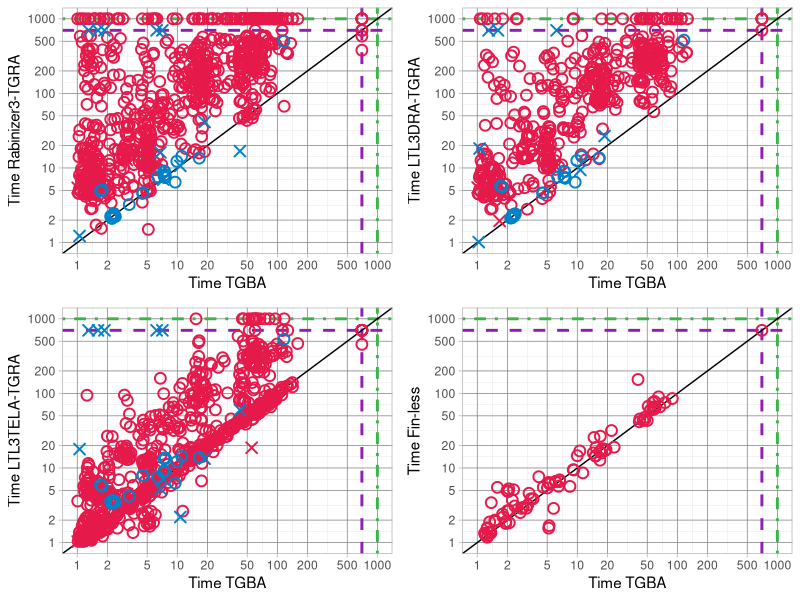
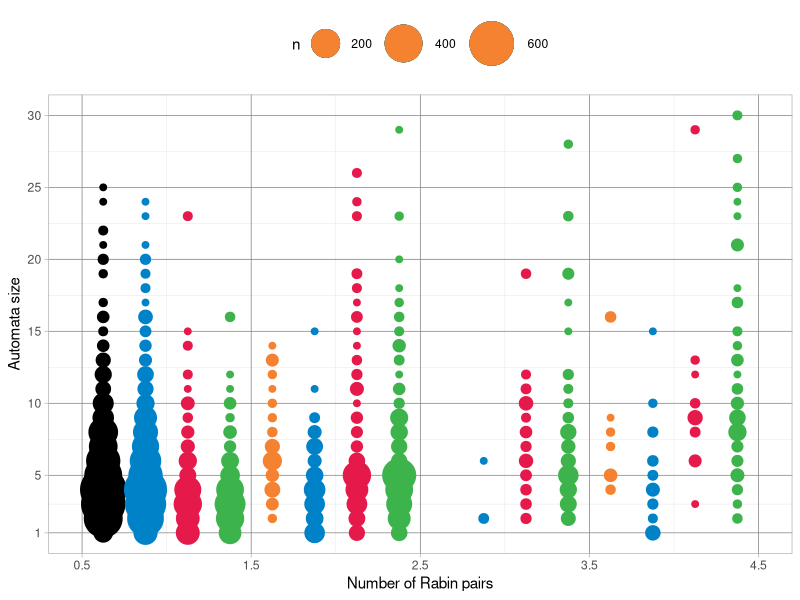
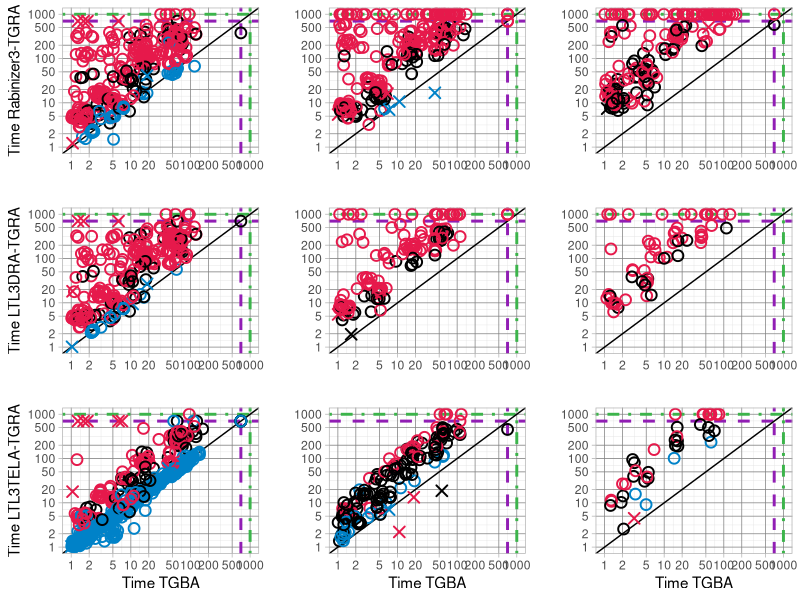

Generate these figures, in order, with R:

###########
# Imports #
###########

library(plyr)
library(ggplot2)
library(reshape2)

#######################
# Auxiliary functions #
#######################

geom_mean = function(x, na.rm=TRUE){
  exp(sum(log(x[x > 0]), na.rm=na.rm) / length(x))
}

# Multiple plot function
#
# ggplot objects can be passed in ..., or to plotlist (as a list of ggplot objects)
# - cols:   Number of columns in layout
# - layout: A matrix specifying the layout. If present, 'cols' is ignored.
#
# If the layout is something like matrix(c(1,2,3,3), nrow=2, byrow=TRUE),
# then plot 1 will go in the upper left, 2 will go in the upper right, and
# 3 will go all the way across the bottom.
#
multiplot <- function(..., plotlist=NULL, file, cols=1, layout=NULL) {
  library(grid)
  
  # Make a list from the ... arguments and plotlist
  plots <- c(list(...), plotlist)
  
  numPlots = length(plots)
  
  # If layout is NULL, then use 'cols' to determine layout
  if (is.null(layout)) {
    # Make the panel
    # ncol: Number of columns of plots
    # nrow: Number of rows needed, calculated from # of cols
    layout <- matrix(seq(1, cols * ceiling(numPlots/cols)),
                     ncol = cols, nrow = ceiling(numPlots/cols))
  }
  
  if (numPlots==1) {
    print(plots[[1]])
    
  } else {
    # Set up the page
    grid.newpage()
    pushViewport(viewport(layout = grid.layout(nrow(layout), ncol(layout))))
    
    # Make each plot, in the correct location
    for (i in 1:numPlots) {
      # Get the i,j matrix positions of the regions that contain this subplot
      matchidx <- as.data.frame(which(layout == i, arr.ind = TRUE))
      
      print(plots[[i]], vp = viewport(layout.pos.row = matchidx$row,
                                      layout.pos.col = matchidx$col))
    }
  }
}


# distinct colors (https://sashat.me/2017/01/11/list-of-20-simple-distinct-colors/)
RED    = rgb(230/255,  25/255,  75/255, 1)
BLUE   = rgb(  0/255, 130/255, 200/255, 1)
GREEN  = rgb( 60/255, 180/255,  75/255, 1)
ORANGE = rgb(245/255, 130/255,  48/255, 1)
PURPLE = rgb(145/255,  30/255, 180/255, 1)
YELLOW = rgb(255/255, 255/255,  25/255, 1)
CYAN   = rgb( 70/255, 240/255, 240/255, 1)
MAGENTA= rgb(240/255,  50/255, 230/255, 1)
LIME   = rgb(210/255, 245/255,  60/255, 1)
TEAL   = rgb(  0/255, 128/255, 128/255, 1)
GREY   = rgb(128/255, 128/255, 128/255, 1)
GRAY   = rgb(128/255, 128/255, 128/255, 1)
WHITE  = rgb(255/255, 255/255, 255/255, 1)
BLACK  = rgb(  0/255,   0/255,   0/255, 1)

COLORS = c(RED,BLUE,GREEN,ORANGE,PURPLE,GREY,BLACK,YELLOW,CYAN,MAGENTA,LIME,TEAL)

###############
# Import data #
###############

results = read.csv("results-combined.csv")
# results are already filtered, summarized, and combined 

##################
# Plot functions #
##################

f_scatterplot_time = function(d,time_x,time_y,ltl,xlab,ylab){
  p = ggplot(data=d, aes(x=time_x, y=time_y)) +
    geom_vline(xintercept=700,  color=PURPLE, linetype="dashed", size=1) + 
    geom_vline(xintercept=1000, color=GREEN,  linetype="dotdash",size=1) + 
    geom_hline(yintercept=700,  color=PURPLE, linetype="dashed", size=1) + 
    geom_hline(yintercept=1000, color=GREEN,  linetype="dotdash",size=1) +
    geom_abline(slope=1, color=BLACK, size=.5) +
    geom_point(shape=ifelse(ltl<=-1,1,4), 
               color=ifelse(ltl<=-1,ifelse(d$origin=="mcc",BLUE,RED),
                                    ifelse(d$origin=="mcc",BLUE,RED)), stroke=1, size=3) +
    labs(x=xlab, y=ylab) +
    theme_light() + 
    theme(panel.grid.major = element_line(colour = GREY), legend.position="none") +
    scale_y_log10(limits=c(1,1000),breaks=c(1,2,5,10,20,50,100,200,500,1000)) +
    scale_x_log10(limits=c(1,1000),breaks=c(1,2,5,10,20,50,100,200,500,1000))
  return(p)
}

timescatter = function(){
drab=subset(results, tgba_ufscc_time >= 1 & rabinizer3_favoid_time >= 1)
rab=f_scatterplot_time(drab,drab$tgba_ufscc_time,drab$rabinizer3_favoid_time,drab$tgba_ufscc_ltl,"Time TGBA","Time Rabinizer3-TGRA")

dtela=subset(results, tgba_ufscc_time >= 1 & ltl3tela_favoid_time >= 1)
tela=f_scatterplot_time(dtela,dtela$tgba_ufscc_time,dtela$ltl3tela_favoid_time,dtela$tgba_ufscc_ltl,"Time TGBA","Time LTL3TELA-TGRA")

ddra=subset(results, tgba_ufscc_time >= 1 & ltl3dra_favoid_time >= 1)
dra=f_scatterplot_time(ddra,ddra$tgba_ufscc_time,ddra$ltl3dra_favoid_time,ddra$tgba_ufscc_ltl,"Time TGBA","Time LTL3DRA-TGRA")

#dfinf=subset(results, tgba_ufscc_time >= 1 & finless_favoid_time >= 1)
#finf=f_scatterplot_time(dfinf,dfinf$tgba_ufscc_time,dfinf$finless_favoid_time,dfinf$tgba_ufscc_ltl,"Time TGBA","Time Fin-Less (F-avoid)")

dfint=subset(results, tgba_ufscc_time >= 1 & finless_ufscc_time >= 1)
fint=f_scatterplot_time(dfint,dfint$tgba_ufscc_time,dfint$finless_ufscc_time,dfint$tgba_ufscc_ltl,"Time TGBA","Time Fin-less")

#dfintf=subset(results, finless_favoid_time >= 1 & finless_ufscc_time >= 1)
#fintf=f_scatterplot_time(dfintf,dfintf$finless_favoid_time,dfintf$finless_ufscc_time,dfintf$finless_favoid_ltl,"Time Fin-Less (F-avoid)","Time Fin-Less (UFSCC)")

multiplot(rab, tela, dra, fint, cols=2)
}

timescatter()


f_scatterplot_time = function(d,time_x,time_y,ltl,xlab,ylab){
  p = ggplot(data=d, aes(x=time_x, y=time_y)) +
    geom_vline(xintercept=700,  color=PURPLE, linetype="dashed", size=1) + 
    geom_vline(xintercept=1000, color=RED,  linetype="dotdash",size=1) + 
    geom_hline(yintercept=700,  color=PURPLE, linetype="dashed", size=1) + 
    geom_hline(yintercept=1000, color=RED,  linetype="dotdash",size=1) +
    geom_abline(slope=1, color=BLACK, size=.5) +
    geom_point(shape=ifelse(ltl<=-1,1,4), 
               color=ifelse(ltl<=-1,ifelse(d$origin=="mcc",BLUE,GREEN),
                            ifelse(d$origin=="mcc",BLUE,GREEN)), stroke=1, size=3) +
    labs(x=xlab, y=ylab) +
    theme_light() + 
    theme(panel.grid.major = element_line(colour = GREY), legend.position="none") +
    scale_y_log10(limits=c(1,1000),breaks=c(1,2,5,10,20,50,100,200,500,1000)) +
    scale_x_log10(limits=c(1,1000),breaks=c(1,2,5,10,20,50,100,200,500,1000))
  return(p)
}

leg = function(){
options(scipen=5)
pdf("legend.pdf", width=16, height=4)
plot.new()
legend(x = "top",inset = 0,
       pch=c(4,1,4,1,-1,-1,-1), 
       col=c(GREEN,GREEN,BLUE,GREEN,PURPLE,GREEN,BLACK), 
       c("Counterexample", "No counterexample", "MCC", "TACAS", "Memory limit", "Time limit", "x = y"), 
       bty="0",
       lwd=c(1.5,1.5,1.5,1.5,2.5,2.5,2.5),
       lty=c(0,0,0,0,5,6,1),
       bg=WHITE,
       horiz=TRUE)
dev.off()
}



rabinaut = function(){
allres=subset(results, #origin=="mcc" & 
                #tgba_ufscc_ltl=="-1" &
                #finless_ufscc_errmsg=="OK" &
                #ltl3tela_favoid_errmsg=="OK" &
                #ltl3dra_favoid_errmsg=="OK" &
                #rabinizer3_favoid_errmsg=="OK" &
                tgba_ufscc_errmsg=="OK")
#allres2 = allres[order(allres$tgba_ufscc_autsize,allres$model),]
ggplot(data=allres) +
#  geom_abline(slope=1, color=BLACK, size=.5) +
  geom_count(aes(x=tgba_ufscc_rabinpairs, y=tgba_ufscc_autsize),color=BLACK, position = position_nudge(x = -0.375)) + 
  geom_count(aes(x=ltl3tela_favoid_rabinpairs, y=ltl3tela_favoid_autsize),
             color=BLUE, position = position_nudge(x = -0.125)) +
  geom_count(aes(x=ltl3dra_favoid_rabinpairs, y=ltl3dra_favoid_autsize), 
             color=RED, position = position_nudge(x = 0.125)) +
  geom_count(aes(x=rabinizer3_favoid_rabinpairs, y=rabinizer3_favoid_autsize), 
             color=GREEN, position = position_nudge(x = 0.375)) +
  geom_count(aes(x=finless_ufscc_rabinpairs, y=finless_ufscc_autsize), 
             color=ORANGE, position = position_nudge(x = -0.375)) +
  scale_size(range=c(2,15)) +
  #geom_jitter(color= ifelse(allres$ltl3tela_favoid_ustates <  allres$tgba_ufscc_ustates,GREEN,
  #                   ifelse(allres$ltl3tela_favoid_ustates == allres$tgba_ufscc_ustates,BLACK,RED))) +
  labs(x="Number of Rabin pairs", y="Automata size") +
  theme_light() + 
  theme(panel.grid.major = element_line(colour = GREY), legend.position="top") +
  scale_x_continuous(limits=c(0.5,4.5),breaks=c(0.5,1.5,2.5,3.5,4.5)) +
  scale_y_continuous(limits=c(1,30),breaks=c(1,5,10,15,20,25,30))
}
# dtela=subset(results, tgba_ufscc_time >= 1 & ltl3tela_favoid_time >= 1 & ltl3tela_favoid_rabinpairs == 1)
# f_scatterplot_time(dtela,dtela$tgba_ufscc_time,dtela$ltl3tela_favoid_time,dtela$tgba_ufscc_ltl,"Time TGBA","Time LTL3TELA-TGRA (1 pair)")
# 
# dtela=subset(results, tgba_ufscc_time >= 1 & ltl3tela_favoid_time >= 1 & ltl3tela_favoid_rabinpairs > 1)
# f_scatterplot_time(dtela,dtela$tgba_ufscc_time,dtela$ltl3tela_favoid_time,dtela$tgba_ufscc_ltl,"Time TGBA","Time LTL3TELA-TGRA (1 pair)")
# 

rabinaut()

















f_scatterplot_time = function(d,time_x,time_y,ltl,col,xlab,ylab){
  p = ggplot(data=d, aes(x=time_x, y=time_y)) +
    geom_vline(xintercept=700,  color=PURPLE, linetype="dashed", size=1) + 
    geom_vline(xintercept=1000, color=GREEN,  linetype="dotdash",size=1) + 
    geom_hline(yintercept=700,  color=PURPLE, linetype="dashed", size=1) + 
    geom_hline(yintercept=1000, color=GREEN,  linetype="dotdash",size=1) +
    geom_abline(slope=1, color=BLACK, size=.5) +
    geom_point(shape=ifelse(ltl<=-1,1,4), 
               color=ifelse(col<=0.1,BLUE,ifelse(col>=0.9,RED,BLACK)), stroke=1, size=3) +
    labs(x=xlab, y=ylab) +
    theme_light() + 
    theme(panel.grid.major = element_line(colour = GREY), legend.position="none") +
    scale_y_log10(limits=c(1,1000),breaks=c(1,2,5,10,20,50,100,200,500,1000)) +
    scale_x_log10(limits=c(1,1000),breaks=c(1,2,5,10,20,50,100,200,500,1000))
  return(p)
}

scatterpair = function(){
  drab1=subset(results, tgba_ufscc_time >= 1 & rabinizer3_favoid_time >= 1 & rabinizer3_favoid_rabinpairs==1)
  rab1=f_scatterplot_time(drab1,drab1$tgba_ufscc_time,drab1$rabinizer3_favoid_time,drab1$tgba_ufscc_ltl,"","Time Rabinizer3-TGRA")
  drab2=subset(results, tgba_ufscc_time >= 1 & rabinizer3_favoid_time >= 1 & rabinizer3_favoid_rabinpairs==2)
  rab2=f_scatterplot_time(drab2,drab2$tgba_ufscc_time,drab2$rabinizer3_favoid_time,drab2$tgba_ufscc_ltl,"","")
  drab3=subset(results, tgba_ufscc_time >= 1 & rabinizer3_favoid_time >= 1 & rabinizer3_favoid_rabinpairs>=3)
  rab3=f_scatterplot_time(drab3,drab3$tgba_ufscc_time,drab3$rabinizer3_favoid_time,drab3$tgba_ufscc_ltl,"","")
  
  ddra1=subset(results, tgba_ufscc_time >= 1 & ltl3dra_favoid_time >= 1 & ltl3dra_favoid_rabinpairs==1)
  dra1=f_scatterplot_time(ddra1,ddra1$tgba_ufscc_time,ddra1$ltl3dra_favoid_time,ddra1$tgba_ufscc_ltl,"","Time LTL3DRA-TGRA")
  ddra2=subset(results, tgba_ufscc_time >= 1 & ltl3dra_favoid_time >= 1 & ltl3dra_favoid_rabinpairs==2)
  dra2=f_scatterplot_time(ddra2,ddra2$tgba_ufscc_time,ddra2$ltl3dra_favoid_time,ddra2$tgba_ufscc_ltl,"","")
  ddra3=subset(results, tgba_ufscc_time >= 1 & ltl3dra_favoid_time >= 1 & ltl3dra_favoid_rabinpairs>=3)
  dra3=f_scatterplot_time(ddra3,ddra3$tgba_ufscc_time,ddra3$ltl3dra_favoid_time,ddra3$tgba_ufscc_ltl,"","")
  
  
  dtela1=subset(results, tgba_ufscc_time >= 1 & ltl3tela_favoid_time >= 1 & ltl3tela_favoid_rabinpairs==1)
  tela1=f_scatterplot_time(dtela1,dtela1$tgba_ufscc_time,dtela1$ltl3tela_favoid_time,dtela1$tgba_ufscc_ltl,"","Time LTL3TELA-TGRA")
  dtela2=subset(results, tgba_ufscc_time >= 1 & ltl3tela_favoid_time >= 1 & ltl3tela_favoid_rabinpairs==2)
  tela2=f_scatterplot_time(dtela2,dtela2$tgba_ufscc_time,dtela2$ltl3tela_favoid_time,dtela2$tgba_ufscc_ltl,"","")
  dtela3=subset(results, tgba_ufscc_time >= 1 & ltl3tela_favoid_time >= 1 & ltl3tela_favoid_rabinpairs>=3)
  tela3=f_scatterplot_time(dtela3,dtela3$tgba_ufscc_time,dtela3$ltl3tela_favoid_time,dtela3$tgba_ufscc_ltl,"","")
  
  dfinless1=subset(results, tgba_ufscc_time >= 1 & is.na(finless_ufscc_rabinpairs))
  finless1=f_scatterplot_time(dfinless1,dfinless1$tgba_ufscc_time,dfinless1$tgba_ufscc_time,dfinless1$tgba_ufscc_ltl,"Time TGBA","Time Fin-less")
  dfinless2=subset(results, tgba_ufscc_time >= 1 & finless_ufscc_time >= 1 & finless_ufscc_rabinpairs==2)
  finless2=f_scatterplot_time(dfinless2,dfinless2$tgba_ufscc_time,dfinless2$finless_ufscc_time,dfinless2$tgba_ufscc_ltl,"Time TGBA","")
  dfinless3=subset(results, tgba_ufscc_time >= 1 & finless_ufscc_time >= 1 & finless_ufscc_rabinpairs>=3)
  finless3=f_scatterplot_time(dfinless3,dfinless3$tgba_ufscc_time,dfinless3$finless_ufscc_time,dfinless3$tgba_ufscc_ltl,"Time TGBA","")
 
  multiplot(rab1, dra1, tela1, 
            rab2, dra2, tela2,
            rab3, dra3, tela3, cols=3)
}


scatterpair2 = function(){
  drab1=subset(results, tgba_ufscc_time >= 1 & rabinizer3_favoid_time >= 1 & rabinizer3_favoid_rabinpairs==1)
  rab1=f_scatterplot_time(drab1,drab1$tgba_ufscc_time,drab1$rabinizer3_favoid_time,drab1$tgba_ufscc_ltl,drab1$rabinizer3_favoid_ftrans / drab1$rabinizer3_favoid_ustates,"","Time Rabinizer3-TGRA")
  drab2=subset(results, tgba_ufscc_time >= 1 & rabinizer3_favoid_time >= 1 & rabinizer3_favoid_rabinpairs==2)
  rab2=f_scatterplot_time(drab2,drab2$tgba_ufscc_time,drab2$rabinizer3_favoid_time,drab2$tgba_ufscc_ltl,drab2$rabinizer3_favoid_ftrans / drab2$rabinizer3_favoid_ustates,"","")
  drab3=subset(results, tgba_ufscc_time >= 1 & rabinizer3_favoid_time >= 1 & rabinizer3_favoid_rabinpairs>=3)
  rab3=f_scatterplot_time(drab3,drab3$tgba_ufscc_time,drab3$rabinizer3_favoid_time,drab3$tgba_ufscc_ltl,drab3$rabinizer3_favoid_ftrans / drab3$rabinizer3_favoid_ustates,"","")
  
  ddra1=subset(results, tgba_ufscc_time >= 1 & ltl3dra_favoid_time >= 1 & ltl3dra_favoid_rabinpairs==1)
  dra1=f_scatterplot_time(ddra1,ddra1$tgba_ufscc_time,ddra1$ltl3dra_favoid_time,ddra1$tgba_ufscc_ltl,ddra1$ltl3dra_favoid_ftrans / ddra1$ltl3dra_favoid_ustates,"","Time LTL3DRA-TGRA")
  ddra2=subset(results, tgba_ufscc_time >= 1 & ltl3dra_favoid_time >= 1 & ltl3dra_favoid_rabinpairs==2)
  dra2=f_scatterplot_time(ddra2,ddra2$tgba_ufscc_time,ddra2$ltl3dra_favoid_time,ddra2$tgba_ufscc_ltl,ddra2$ltl3dra_favoid_ftrans / ddra2$ltl3dra_favoid_ustates,"","")
  ddra3=subset(results, tgba_ufscc_time >= 1 & ltl3dra_favoid_time >= 1 & ltl3dra_favoid_rabinpairs>=3)
  dra3=f_scatterplot_time(ddra3,ddra3$tgba_ufscc_time,ddra3$ltl3dra_favoid_time,ddra3$tgba_ufscc_ltl,ddra3$ltl3dra_favoid_ftrans / ddra3$ltl3dra_favoid_ustates,"","")
  
  
  dtela1=subset(results, tgba_ufscc_time >= 1 & ltl3tela_favoid_time >= 1 & ltl3tela_favoid_rabinpairs==1)
  tela1=f_scatterplot_time(dtela1,dtela1$tgba_ufscc_time,dtela1$ltl3tela_favoid_time,dtela1$tgba_ufscc_ltl,dtela1$ltl3tela_favoid_ftrans / dtela1$ltl3tela_favoid_ustates,"Time TGBA","Time LTL3TELA-TGRA")
  dtela2=subset(results, tgba_ufscc_time >= 1 & ltl3tela_favoid_time >= 1 & ltl3tela_favoid_rabinpairs==2)
  tela2=f_scatterplot_time(dtela2,dtela2$tgba_ufscc_time,dtela2$ltl3tela_favoid_time,dtela2$tgba_ufscc_ltl,dtela2$ltl3tela_favoid_ftrans / dtela2$ltl3tela_favoid_ustates,"Time TGBA","")
  dtela3=subset(results, tgba_ufscc_time >= 1 & ltl3tela_favoid_time >= 1 & ltl3tela_favoid_rabinpairs>=3)
  tela3=f_scatterplot_time(dtela3,dtela3$tgba_ufscc_time,dtela3$ltl3tela_favoid_time,dtela3$tgba_ufscc_ltl,dtela3$ltl3tela_favoid_ftrans / dtela3$ltl3tela_favoid_ustates,"Time TGBA","")
  
  dfinless1=subset(results, tgba_ufscc_time >= 1 & finless_ufscc_time >= 1 & finless_ufscc_rabinpairs==1)
  finless1=f_scatterplot_time(dfinless1,dfinless1$tgba_ufscc_time,dfinless1$tgba_ufscc_time,dfinless1$tgba_ufscc_ltl,dfinless1$tgba_ufscc_ftrans / dfinless1$tgba_ufscc_ustates,"Time TGBA","Time Fin-less")
  dfinless2=subset(results, tgba_ufscc_time >= 1 & finless_ufscc_time >= 1 & finless_ufscc_rabinpairs==2)
  finless2=f_scatterplot_time(dfinless2,dfinless2$tgba_ufscc_time,dfinless2$finless_ufscc_time,dfinless2$tgba_ufscc_ltl,dfinless2$finless_ufscc_ftrans / dfinless2$finless_ufscc_ustates,"Time TGBA","")
  dfinless3=subset(results, tgba_ufscc_time >= 1 & finless_ufscc_time >= 1 & finless_ufscc_rabinpairs>=3)
  finless3=f_scatterplot_time(dfinless3,dfinless3$tgba_ufscc_time,dfinless3$finless_ufscc_time,dfinless3$tgba_ufscc_ltl,dfinless3$finless_ufscc_ftrans / dfinless3$finless_ufscc_ustates,"Time TGBA","")
  
  multiplot(rab1, dra1, tela1, 
            rab2, dra2, tela2,
            rab3, dra3, tela3, cols=3)
}

scatterpair2()









fstates = function(){
df=subset(results, tgba_ufscc_time >= 1 & ltl3tela_favoid_time >= 1 &  
            ltl3tela_favoid_ftrans >= 0 & ltl3tela_favoid_utrans >= 0)
f1=ggplot(data=df, aes(x=ltl3tela_favoid_ftrans/ltl3tela_favoid_ustates, y=ltl3tela_favoid_time/tgba_ufscc_time)) +
  geom_hline(yintercept=1, color=BLACK, size=1) +
  geom_point(shape=ifelse(df$ltl3tela_favoid_ltl<=-1,1,4), 
             color=ifelse(df$ltl3tela_favoid_ltl<=-1,BLUE,RED), stroke=1, size=3) +
  labs(x="Fin states / Total states", y="Time LTL3TELA / Time TGBA") +
  theme_light() + 
  theme(panel.grid.major = element_line(colour = GREY), legend.position="none") +
  scale_y_continuous(limits=c(0,5)) +
  scale_x_continuous(limits=c(0,1))


df=subset(results, tgba_ufscc_time >= 1 & ltl3dra_favoid_time >= 1 &  
            ltl3dra_favoid_ftrans >= 0 & ltl3dra_favoid_utrans >= 0)
f2=ggplot(data=df, aes(x=ltl3dra_favoid_ftrans/ltl3dra_favoid_ustates, y=ltl3dra_favoid_time/tgba_ufscc_time)) +
  geom_hline(yintercept=1, color=BLACK, size=1) +
  geom_point(shape=ifelse(df$ltl3dra_favoid_ltl<=-1,1,4), 
             color=ifelse(df$ltl3dra_favoid_ltl<=-1,BLUE,RED), stroke=1, size=3) +
  labs(x="Fin states / Total states", y="Time LTL3DRA / Time TGBA") +
  theme_light() + 
  theme(panel.grid.major = element_line(colour = GREY), legend.position="none") +
  scale_y_continuous(limits=c(0,5)) +
  scale_x_continuous(limits=c(0,1))


df=subset(results, tgba_ufscc_time >= 1 & rabinizer3_favoid_time >= 1 &  
            rabinizer3_favoid_ftrans >= 0 & rabinizer3_favoid_utrans >= 0)
f3=ggplot(data=df, aes(x=rabinizer3_favoid_ftrans/rabinizer3_favoid_ustates, y=rabinizer3_favoid_time/tgba_ufscc_time)) +
  geom_hline(yintercept=1, color=BLACK, size=1) +
  geom_point(shape=ifelse(df$rabinizer3_favoid_ltl<=-1,1,4), 
             color=ifelse(df$rabinizer3_favoid_ltl<=-1,BLUE,RED), stroke=1, size=3) +
  labs(x="Fin states / Total states", y="Time Rabinizer 3 / Time TGBA") +
  theme_light() + 
  theme(panel.grid.major = element_line(colour = GREY), legend.position="none") +
  scale_y_continuous(limits=c(0,5)) +
  scale_x_continuous(limits=c(0,1))

multiplot(f1,f2,f3, cols=3)
}

#fstates()

#rabinaut()



# Fin-less times
allres=subset(results, origin=="beem" & 
                #tgba_ufscc_ltl!="-1" & # for CE and No-CE
                finless_ufscc_errmsg=="OK" &
                tgba_ufscc_errmsg=="OK")
print("averages:")
sprintf("%.2f & %.2f & %.2f \\ ",
        geom_mean(allres$finless_ufscc_time), # finless
        geom_mean(allres$finless_ufscc_time)/geom_mean(allres$tgba_ufscc_time),
        geom_mean(allres$tgba_ufscc_time)  # tgba
)
nrow(allres)

# TGRA times
allres=subset(results, origin=="mcc" & 
                #tgba_ufscc_ltl!="-1" &
                ltl3tela_favoid_errmsg=="OK" &
                ltl3dra_favoid_errmsg=="OK" &
                rabinizer3_favoid_errmsg=="OK" &
                tgba_ufscc_errmsg=="OK")
print("averages:")
sprintf("%.2f & %.2f & %.2f & %.2f & %.2f & %.2f & %.2f",
        geom_mean(allres$ltl3tela_favoid_time), # ltl3tela
        geom_mean(allres$ltl3tela_favoid_time)/geom_mean(allres$tgba_ufscc_time),
        geom_mean(allres$ltl3dra_favoid_time), # ltl3dra
        geom_mean(allres$ltl3dra_favoid_time)/geom_mean(allres$tgba_ufscc_time),
        geom_mean(allres$rabinizer3_favoid_time), # rabinizer3
        geom_mean(allres$rabinizer3_favoid_time)/geom_mean(allres$tgba_ufscc_time),
        geom_mean(allres$tgba_ufscc_time)  # tgba
)
nrow(allres)


# Finless aut results
allres=subset(results, origin=="beem" & 
                tgba_ufscc_ltl=="-1" &
                finless_ufscc_errmsg=="OK" &
                tgba_ufscc_errmsg=="OK")
print("averages:")
sprintf("%.2f & %.2f & %.2f & ${}\\cdot 10^6$  & %.2f & ${}\\cdot 10^6$",
        geom_mean(allres$finless_ufscc_autsize), 
        geom_mean(allres$finless_ufscc_rabinpairs), 
        geom_mean(allres$finless_ufscc_ustates)/1e6, 
        geom_mean(allres$finless_ufscc_utrans)/1e6
)
sprintf("%.2f & %.2f & %.2f & ${}\\cdot 10^6$  & %.2f & ${}\\cdot 10^6$",
        geom_mean(allres$tgba_ufscc_autsize), 
        geom_mean(allres$tgba_ufscc_rabinpairs), 
        geom_mean(allres$tgba_ufscc_ustates)/1e6, 
        geom_mean(allres$tgba_ufscc_utrans)/1e6
)
nrow(allres)




# aut size for TGRA
allres=subset(results, origin=="beem" & 
                ltl3dra_favoid_ltl=="-1" &
                ltl3tela_favoid_errmsg=="OK" &
                ltl3dra_favoid_errmsg=="OK" &
                rabinizer3_favoid_errmsg=="OK" &
                tgba_ufscc_errmsg=="OK")
print("averages:")
sprintf("%.2f & %.2f & %.2f & ${}\\cdot 10^6$  & %.2f & ${}\\cdot 10^6$",
        geom_mean(allres$ltl3tela_favoid_autsize), 
        geom_mean(allres$ltl3tela_favoid_rabinpairs), 
        geom_mean(allres$ltl3tela_favoid_ustates)/1e6, 
        geom_mean(allres$ltl3tela_favoid_utrans)/1e6
)
sprintf("%.2f & %.2f & %.2f & ${}\\cdot 10^6$  & %.2f & ${}\\cdot 10^6$",
        geom_mean(allres$ltl3dra_favoid_autsize), 
        geom_mean(allres$ltl3dra_favoid_rabinpairs), 
        geom_mean(allres$ltl3dra_favoid_ustates)/1e6, 
        geom_mean(allres$ltl3dra_favoid_utrans)/1e6
)
sprintf("%.2f & %.2f & %.2f & ${}\\cdot 10^6$  & %.2f & ${}\\cdot 10^6$",
        geom_mean(allres$rabinizer3_favoid_autsize), 
        geom_mean(allres$rabinizer3_favoid_rabinpairs), 
        geom_mean(allres$rabinizer3_favoid_ustates)/1e6, 
        geom_mean(allres$rabinizer3_favoid_utrans)/1e6
)
sprintf("%.2f & %.2f & %.2f & ${}\\cdot 10^6$  & %.2f & ${}\\cdot 10^6$",
        geom_mean(allres$tgba_ufscc_autsize), 
        geom_mean(allres$tgba_ufscc_rabinpairs), 
        geom_mean(allres$tgba_ufscc_ustates)/1e6, 
        geom_mean(allres$tgba_ufscc_utrans)/1e6
)
nrow(allres)


